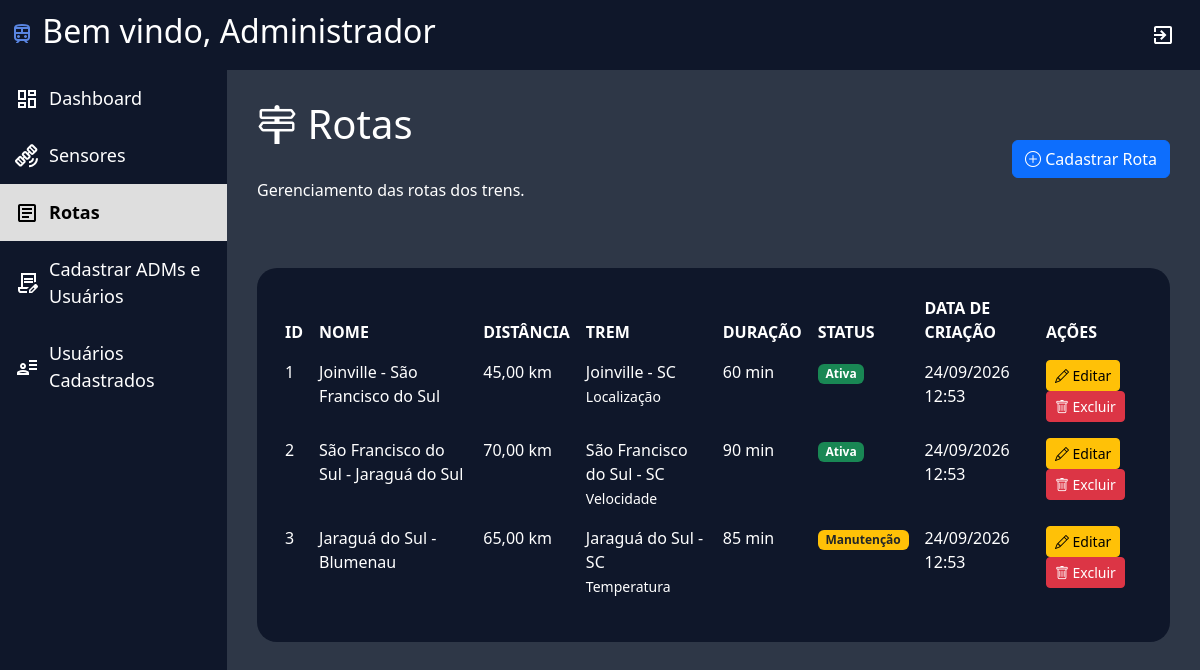
Page /public/rotas.php (signed in) on the committed database.
### tables this page shows
CREATE TABLE ROTAS (
    id INT AUTO_INCREMENT PRIMARY KEY,
    nome VARCHAR(200) NOT NULL,
    descricao TEXT NOT NULL,
    distancia_km DECIMAL(10,2) NOT NULL,
    trem_id INT NOT NULL,
    duracao_min INT NOT NULL,
    data_criacao DATETIME NOT NULL DEFAULT CURRENT_TIMESTAMP,
    status ENUM('Ativa', 'Inativa', 'Manutenção') NOT NULL DEFAULT 'Ativa',
    CONSTRAINT fk_rotas_trens
        FOREIGN KEY (trem_id) REFERENCES TRENS(id)
        ON DELETE RESTRICT ON UPDATE CASCADE
);

CREATE TABLE TRENS (
    id INT AUTO_INCREMENT PRIMARY KEY,
    localizacao VARCHAR(150) NOT NULL,
    tipo_de_dado VARCHAR(50) NOT NULL,
    horario TIME NULL,
    status ENUM('Ativo', 'Inativo', 'Manutenção', 'Alerta') NOT NULL DEFAULT 'Ativo',
    usuario_id INT NULL,
    CONSTRAINT fk_trens_usuario
        FOREIGN KEY (usuario_id) REFERENCES USUARIO(id)
        ON DELETE SET NULL ON UPDATE CASCADE
);

### infra/seguranca.php (called while the page is built, shortened)
<?php
function e(string $valor): string
{
    return htmlspecialchars(
        $valor,
        ENT_QUOTES,
        'UTF-8'
    );
}

### public/rotas.php (the view, shortened to what this page needs)
<?php
require_once "../infra/seguranca.php";
require_once "../infra/conexao.php";
$sql = "SELECT
            r.id,
            r.nome,
            r.descricao,
            r.distancia_km,
            r.duracao_min,
            r.data_criacao,
            r.status,
            t.localizacao AS trem_localizacao,
            t.tipo_de_dado AS trem_tipo
        FROM ROTAS r
        INNER JOIN TRENS t ON r.trem_id = t.id
        ORDER BY r.data_criacao DESC";
$rotas = $conexao->query($sql);
?>
<!DOCTYPE html>
<html lang="pt-br">
<head>
    <link rel="stylesheet" href="../assets/style/style.css">
    <link href="https://cdn.jsdelivr.net/npm/bootstrap@5.3.8/dist/css/bootstrap.min.css" rel="stylesheet">
    <link rel="stylesheet" href="https://cdn.jsdelivr.net/npm/bootstrap-icons@1.11.3/font/bootstrap-icons.min.css">
</head>
<body>
<header class="cabecalho">
    <h2>
        <img src="../assets/icons/TREM_AZUL.svg" alt="">
        Bem vindo, Administrador
    </h2>
    <a href="../logout.php">
        <img src="../assets/icons/exit.svg" class="item" alt="Sair">
    </a>
</header>
<div class="layout">
    <aside class="menu-lateral">
        <a href="tela_inicial.php" class="item">
            <img src="../assets/icons/dashboard_branco.svg" alt="">
            Dashboard
        </a>
        <a href="gerenciar_sensores.php" class="item">
            <img src="../assets/icons/sensor_branco.svg" alt="">
            Sensores
        </a>
        <a href="rotas.php" class="item ativo">
            <img src="../assets/icons/relatorio_preto.svg" alt="">
            Rotas
        </a>
        <a href="cadastro_admin.php" class="item">
            <img src="../assets/icons/cadastrar_branco.svg" alt="">
            Cadastrar ADMs e Usuários
        </a>
        <a href="usuarios_cadastrados.php" class="item">
            <img src="../assets/icons/usuarios_branco.svg" alt="">
            Usuários Cadastrados
        </a>
    </aside>
    <main class="conteudo">
        <div class="container-sensor">
            <div class="d-flex justify-content-between align-items-center mb-4 flex-wrap gap-3">
                <div>
                    <h1 class="titulo-sensor" style="color: white;">
                        <i class="bi bi-signpost-2"></i>
                        Rotas
                    </h1>
                    <p style="color: white;">
                        Gerenciamento das rotas dos trens.
                    </p>
                </div>
                <a href="cadastrar_rota.php" class="btn btn-primary">
                    <i class="bi bi-plus-circle"></i>
                    Cadastrar Rota
                </a>
            </div>
            <div class="planilha_dashboard">
                <table class="table table-borderless">
                    <thead>
                        <tr>
                            <th>ID</th>
                            <th>NOME</th>
                            <th>DISTÂNCIA</th>
                            <th>TREM</th>
                            <th>DURAÇÃO</th>
                            <th>STATUS</th>
                            <th>DATA DE CRIAÇÃO</th>
                            <th>AÇÕES</th>
                        </tr>
                    </thead>
                    <tbody>
                        <?php if ($rotas && $rotas->num_rows > 0): ?>
                            <?php while ($rota = $rotas->fetch_assoc()): ?>
                                <tr>
                                    <td>
                                        <?= e($rota["id"]) ?>
                                    </td>
                                    <td>
                                        <?= e($rota["nome"]) ?>
                                    </td>
                                    <td>
                                        <?= number_format((float) $rota["distancia_km"], 2, ",", ".") ?> km
                                    </td>
                                    <td>
                                        <?= e($rota["trem_localizacao"]) ?>
                                        <br>
                                        <small><?= e($rota["trem_tipo"]) ?></small>
                                    </td>
                                    <td>
                                        <?= e($rota["duracao_min"]) ?> min
                                    </td>
                                    <td>
                                        <?php if ($rota["status"] === "Ativa"): ?>
                                            <span class="badge bg-success">Ativa</span>
                                        <?php elseif ($rota["status"] === "Manutenção"): ?>
                                            <span class="badge bg-warning text-dark">Manutenção</span>
                                        <?php else: ?>
                                            <span class="badge bg-secondary"><?= e($rota["status"]) ?></span>
                                        <?php endif; ?>
                                    </td>
                                    <td>
                                        <?= date("d/m/Y H:i", strtotime($rota["data_criacao"])) ?>
                                    </td>
                                    <td>
                                        <a
                                            href="editar_rota.php?id=<?= (int) $rota["id"] ?>"
                                            class="btn btn-sm btn-warning">
                                            <i class="bi bi-pencil"></i>
                                            Editar
                                        </a>
                                        <form
    method="POST"
    action="excluir_rota.php"
    class="d-inline"
    onsubmit="return confirm('Tem certeza que deseja excluir esta rota?');">
    <button type="submit" class="btn btn-sm btn-danger">
        <i class="bi bi-trash"></i>
        Excluir
    </button>
</form>
                                    </td>
                                </tr>
                            <?php endwhile; ?>
                        <?php endif; ?>
                    </tbody>
                </table>
            </div>
        </div>
    </main>
</div>
</body>
</html>

### assets/style/style.css (style rules this page uses)
* { box-sizing: border-box; }
body { margin: 0; background-color: #2e3747 !important; color: white; overflow-x: hidden; }
.cabecalho { display: flex; justify-content: space-between; align-items: center; background-color: #0f172a; padding: 10px; height: 70px; color: white; width: 100%; }
.layout { display: flex; width: 100%; min-height: calc(100vh - 70px); }
.menu-lateral { width: 227px; min-width: 207px; flex-shrink: 0; background-color: #0f172a; }
.item { width: 100%; padding: 15px; font-size: 18px; cursor: pointer; display: flex; align-items: center; gap: 10px; text-decoration: none; color: white; box-sizing: border-box; }
.item.ativo { background-color: #dedede; font-weight: bold; color: black; }
.conteudo { flex: 1; min-width: 0; width: calc(100% - 207px); padding: 25px; background-color: #2e3747 !important; }
.planilha_dashboard { margin-top: 30px; border-radius: 20px; padding: 20px; width: 100%; max-width: 100%; overflow-x: auto; background-color: #0f172a !important; }
.table { width: 100%; margin-bottom: 0; background-color: transparent !important; }
.table td, .table th, .table tr, .table tbody { background-color: #0f172a !important; color: white !important; }
.conteudo { flex: 1; min-width: 0; padding: 30px; background-color: #2e3747 !important; }
.planilha_dashboard { margin-top: 50px; border-radius: 20px; padding: 20px; width: 100%; background-color: #0f172a !important; }
.container-sensor { width: 100%; }
.titulo-sensor { color: white; margin-bottom: 30px; }

### rows in the picture
rotas: id "1", nome "Joinville - São Francisco do Sul", distancia_km "45,00", trem.localizacao "Joinville - SC", trem.tipo_de_dado "Localização", duracao_min "60", status "Ativa", data_criacao "24/09/2026 12:53"
rotas: id "2", nome "São Francisco do Sul - Jaraguá do Sul", distancia_km "70,00", trem.localizacao "São Francisco do Sul - SC", trem.tipo_de_dado "Velocidade", duracao_min "90", status "Ativa", data_criacao "24/09/2026 12:53"
rotas: id "3", nome "Jaraguá do Sul - Blumenau", distancia_km "65,00", trem.localizacao "Jaraguá do Sul - SC", trem.tipo_de_dado "Temperatura", duracao_min "85", status "Manutenção", data_criacao "24/09/2026 12:53"
